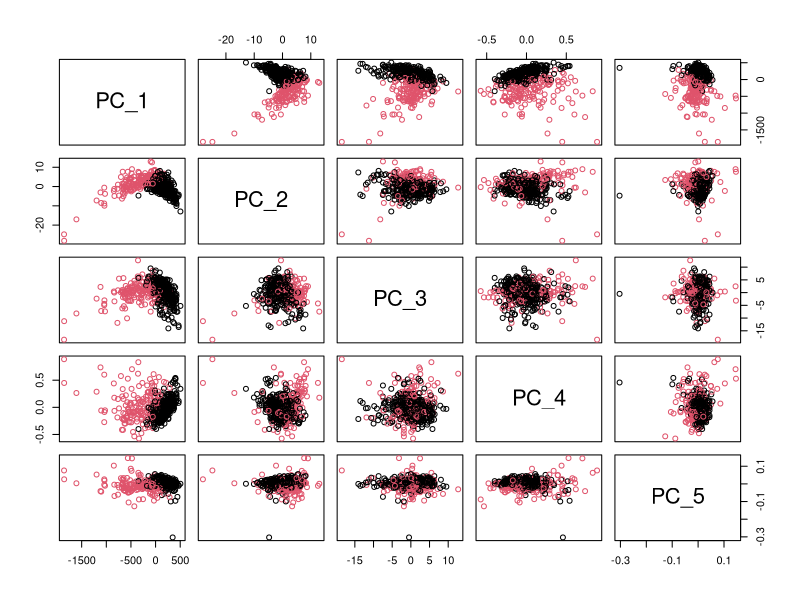

Reproduce this figure in R.
library(MASS)

########################################################
########################################################
# 1) Read data and construct training and test sets
Data = read.table("BreastCancerDataTrain.txt", header=TRUE)
########################################################
########################################################
# 2) First ten PCA-components

PC <- prcomp(Data[,-1])

PC_1 <- PC$x[,1]
PC_2 <- PC$x[,2]
PC_3 <- PC$x[,3]
PC_4 <- PC$x[,4]
PC_5 <- PC$x[,5]

########################################################
# 1.1 Visualization
pdf('pairwisePlot.pdf')
# red is manignent
labels <- (Data$Diagnosis == "M")+1
pairs(~PC_1+PC_2+PC_3+PC_4+PC_5, col=labels)
dev.off()

########################################################
# 1.2 Linear Discriminant Analysis
diagnosis_lda <- lda(Data$Diagnosis ~ PC_1 + PC_2, data= Data)
diagnosis_lda2 <- lda(Data$Diagnosis ~ PC_1 + PC_2, data= Data, CV=TRUE)

# classifier: Maybe we don't need this, becaus the predict
# function can be used with diagnosis_lda...
#classifier_LDA <- function(PC_1, PC_2){
#  coeff = diagnosis_lda$scaling
#  mean = diagnosis_lda$means
#  priorProbs = diagnosis_lda$prior
#  T = coeff[1] * (PC_1-(mean[1]+mean[2])/2) + coeff[2] * (PC_2-(mean[1]+mean[2])/2) - log(priorProbs[1]/priorProbs[2])
#  if (T>0){
#    'M'
#  }else{
#    'B'
#  }
#}

# diagonal of table gives the correctly classified
# the other entries give the wrongly classified
table(diagnosis_lda2$class, Data[,1])
prediction <- predict(diagnosis_lda, Data)$class

